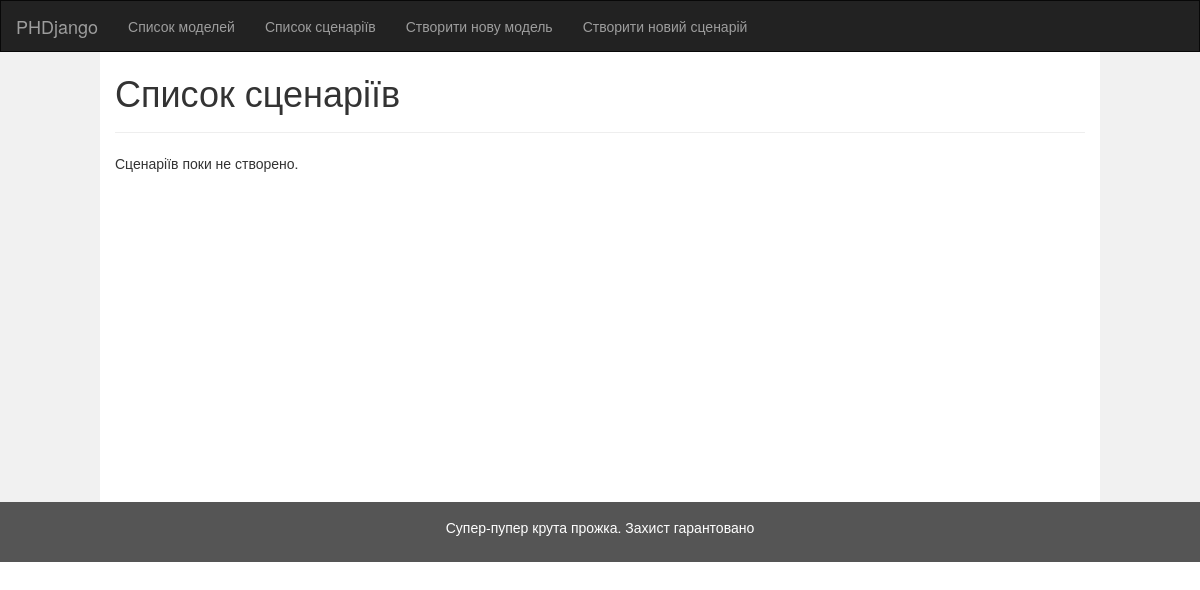
/models/model-run-config/, run on an earlier commit of the app's database.
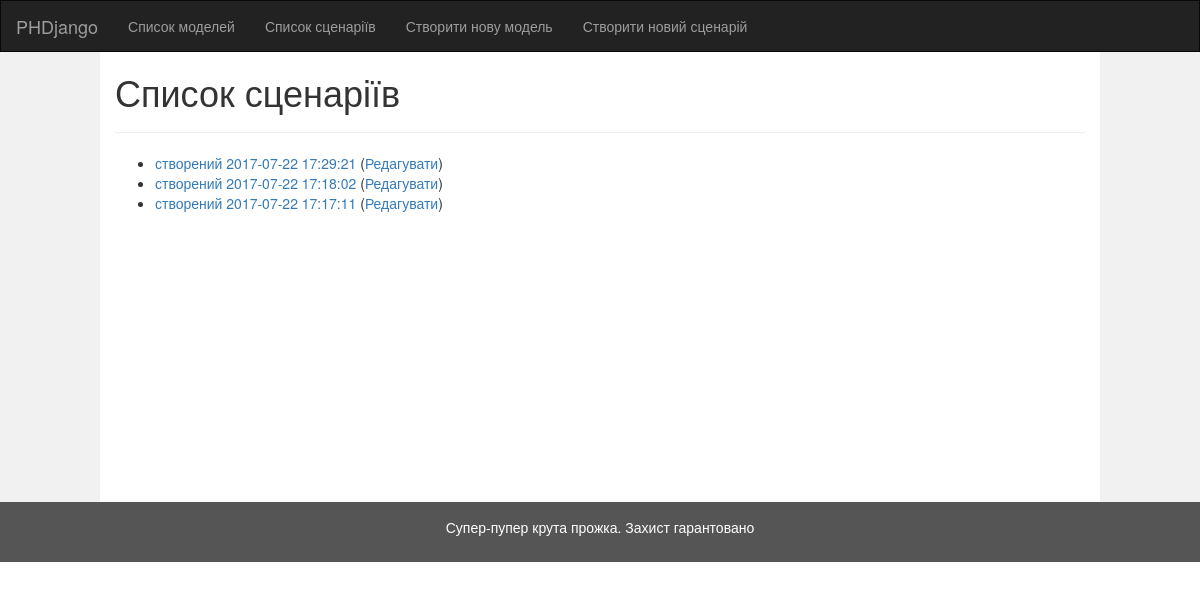
And on a later commit of the database.
### models/models.py (models this page shows)
class ModelRunConfiguration(models.Model):
    title = models.CharField(null=True, max_length=1024)
    created_at = models.DateTimeField(auto_now_add=True, null=True)
    iterations = models.IntegerField("Кількість ітерацій", null=True)
    initial_money = models.DecimalField("Початковий обсяг грошової маси", null=True,max_digits=20,decimal_places=2)
    household_birth = models.IntegerField("Приріст чисельності домогосподарств", null=True)
    firm_birth = models.IntegerField("Рівень появи нових фірм", null=True)
    money_growth = models.DecimalField("Приріст грошової маси-", null=True, max_digits=20, decimal_places=2)
    firm_config = models.ForeignKey(FirmRunConfiguration, related_name="Firm", null=True)
    household_config = models.ForeignKey(HouseholdRunConfiguration, related_name="Household", null=True)
    government_config = models.ForeignKey(GovernmentRunConfiguration, related_name="Government", null=True)
    outside_world_config = models.ForeignKey(OutsideWorldRunConfiguration, related_name="OutsideWorld", null=True)
    def __str__(self):
        return "Сценарій " + str(
            self.title) if self.title is not None else "" + " створений " + self.created_at.strftime("%Y-%m-%d %H:%M:%S")

### models/run_config_views.py (the view)
class RunConfIndexView(generic.ListView):
    template_name = 'models/run-conf-index.html'
    context_object_name = 'latest_run_conf_list'
    def get_queryset(self):
        return ModelRunConfiguration.objects.order_by('-created_at')

### models/templates/models/run-conf-index.html
{% extends 'models/base.html' %}
{% block title %}Список сценаріїв{% endblock %}
{% block content %}
    {% if latest_run_conf_list %}
        <ul>
            {% for model in latest_run_conf_list %}
                <li>
                    <a href="{% url 'models:model-run-config-detail' model.id %}">{{ model }}</a>
                    (<a href="{% url 'models:model-run-config-edit-basic' model.id %}">Редагувати</a>)
                </li>
            {% endfor %}
        </ul>
    {% else %}
        <p>Сценаріїв поки не створено.</p>
    {% endif %}
{% endblock %}

### models/templates/models/base.html (shortened to what this page needs)
<!DOCTYPE html>
<html lang="en">
<head>
    <link rel="stylesheet" href="https://maxcdn.bootstrapcdn.com/bootstrap/3.3.7/css/bootstrap.min.css">
</head>
<body>
<nav class="navbar navbar-inverse">
    <div class="container-fluid">
        <div class="navbar-header">
            <a class="navbar-brand" href="#">PHDjango</a>
        </div>
        <div class="collapse navbar-collapse" id="myNavbar">
            <ul class="nav navbar-nav">
                <li><a href="{% url 'models:model-config-index' %}">Список моделей</a></li>
                <li><a href="{% url 'models:model-run-config-index' %}">Список сценаріїв</a></li>
                <li><a href="{% url 'models:model-config-create' %}">Створити нову модель</a></li>
                <li><a href="{% url 'models:model-run-config-create' %}">Створити новий сценарій</a></li>
            </ul>
        </div>
    </div>
</nav>
<div class="container-fluid text-center">
    <div class="row content">
        <div class="col-sm-1 sidenav">
        </div>
        <div class="col-sm-10 text-left">
            <h1>{% block title %}{% endblock %}</h1>
            <hr>
            {% block content %}(no content){% endblock %}
        </div>
        <div class="col-sm-1 sidenav">
        </div>
    </div>
</div>
<footer class="container-fluid text-center">
    <p>Супер-пупер крута прожка. Захист гарантовано</p>
</footer>
</body>
</html>

### models/templates/models/base.html (style rules this page uses)
.navbar { margin-bottom: 0; border-radius: 0; }
.row.content { height: 450px }
.sidenav { padding-top: 20px; background-color: #f1f1f1; height: 100%; }
footer { background-color: #555; color: white; padding: 15px; }
.text-left { margin-bottom: 20px; }

What changed in the data, as far as the page shows it:
added ModelRunConfiguration: title+created_at "створений 2017-07-22 17:29:21"
added ModelRunConfiguration: title+created_at "створений 2017-07-22 17:18:02"
added ModelRunConfiguration: title+created_at "створений 2017-07-22 17:17:11"
Also different on the page:
text no longer shown: "Сценаріїв поки не створено."
